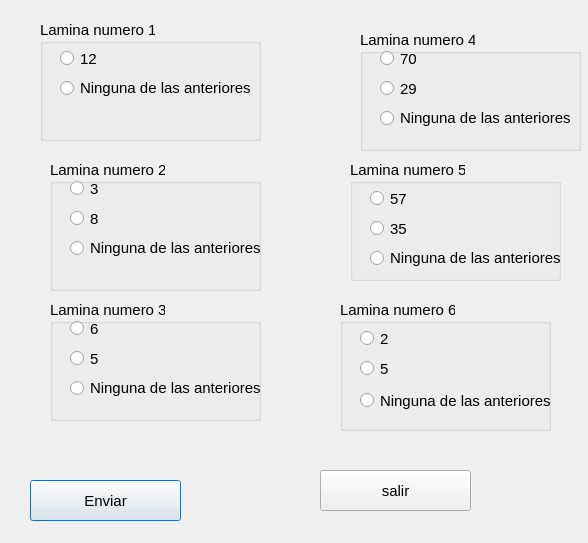
<?xml version="1.0" encoding="UTF-8"?>
<ui version="4.0">
 <class>prueba_Daltonismo</class>
 <widget class="QDialog" name="prueba_Daltonismo">
  <property name="geometry">
   <rect>
    <x>0</x>
    <y>0</y>
    <width>588</width>
    <height>543</height>
   </rect>
  </property>
  <property name="windowTitle">
   <string>Prueba</string>
  </property>
  <widget class="QPushButton" name="enviar">
   <property name="geometry">
    <rect>
     <x>30</x>
     <y>480</y>
     <width>151</width>
     <height>41</height>
    </rect>
   </property>
   <property name="font">
    <font>
     <family>Arial</family>
     <pointsize>11</pointsize>
    </font>
   </property>
   <property name="text">
    <string>Enviar</string>
   </property>
  </widget>
  <widget class="QGroupBox" name="groupBox">
   <property name="geometry">
    <rect>
     <x>40</x>
     <y>20</y>
     <width>221</width>
     <height>121</height>
    </rect>
   </property>
   <property name="font">
    <font>
     <family>Arial</family>
     <pointsize>11</pointsize>
    </font>
   </property>
   <property name="title">
    <string>Lamina numero 1</string>
   </property>
   <widget class="QRadioButton" name="doce">
    <property name="geometry">
     <rect>
      <x>20</x>
      <y>30</y>
      <width>82</width>
      <height>17</height>
     </rect>
    </property>
    <property name="font">
     <font>
      <family>Arial</family>
      <pointsize>11</pointsize>
     </font>
    </property>
    <property name="text">
     <string>12</string>
    </property>
   </widget>
   <widget class="QRadioButton" name="n1">
    <property name="geometry">
     <rect>
      <x>20</x>
      <y>60</y>
      <width>191</width>
      <height>16</height>
     </rect>
    </property>
    <property name="font">
     <font>
      <family>Arial</family>
      <pointsize>11</pointsize>
     </font>
    </property>
    <property name="text">
     <string>Ninguna de las anteriores</string>
    </property>
   </widget>
  </widget>
  <widget class="QGroupBox" name="groupBox_2">
   <property name="geometry">
    <rect>
     <x>50</x>
     <y>160</y>
     <width>211</width>
     <height>131</height>
    </rect>
   </property>
   <property name="font">
    <font>
     <family>Arial</family>
     <pointsize>11</pointsize>
    </font>
   </property>
   <property name="title">
    <string>Lamina numero 2</string>
   </property>
   <widget class="QRadioButton" name="tres">
    <property name="geometry">
     <rect>
      <x>20</x>
      <y>20</y>
      <width>82</width>
      <height>17</height>
     </rect>
    </property>
    <property name="font">
     <font>
      <family>Arial</family>
      <pointsize>11</pointsize>
     </font>
    </property>
    <property name="text">
     <string>3</string>
    </property>
   </widget>
   <widget class="QRadioButton" name="ocho">
    <property name="geometry">
     <rect>
      <x>20</x>
      <y>50</y>
      <width>82</width>
      <height>17</height>
     </rect>
    </property>
    <property name="font">
     <font>
      <family>Arial</family>
      <pointsize>11</pointsize>
     </font>
    </property>
    <property name="text">
     <string>8</string>
    </property>
   </widget>
   <widget class="QRadioButton" name="n2">
    <property name="geometry">
     <rect>
      <x>20</x>
      <y>80</y>
      <width>191</width>
      <height>16</height>
     </rect>
    </property>
    <property name="font">
     <font>
      <family>Arial</family>
      <pointsize>11</pointsize>
     </font>
    </property>
    <property name="text">
     <string>Ninguna de las anteriores</string>
    </property>
   </widget>
  </widget>
  <widget class="QGroupBox" name="groupBox_3">
   <property name="geometry">
    <rect>
     <x>50</x>
     <y>300</y>
     <width>211</width>
     <height>121</height>
    </rect>
   </property>
   <property name="font">
    <font>
     <family>Arial</family>
     <pointsize>11</pointsize>
    </font>
   </property>
   <property name="title">
    <string>Lamina numero 3</string>
   </property>
   <widget class="QRadioButton" name="seis">
    <property name="geometry">
     <rect>
      <x>20</x>
      <y>20</y>
      <width>82</width>
      <height>17</height>
     </rect>
    </property>
    <property name="font">
     <font>
      <family>Arial</family>
      <pointsize>11</pointsize>
     </font>
    </property>
    <property name="text">
     <string>6</string>
    </property>
   </widget>
   <widget class="QRadioButton" name="cinco">
    <property name="geometry">
     <rect>
      <x>20</x>
      <y>50</y>
      <width>82</width>
      <height>17</height>
     </rect>
    </property>
    <property name="font">
     <font>
      <family>Arial</family>
      <pointsize>11</pointsize>
     </font>
    </property>
    <property name="text">
     <string>5</string>
    </property>
   </widget>
   <widget class="QRadioButton" name="n3">
    <property name="geometry">
     <rect>
      <x>20</x>
      <y>80</y>
      <width>191</width>
      <height>16</height>
     </rect>
    </property>
    <property name="font">
     <font>
      <family>Arial</family>
      <pointsize>11</pointsize>
     </font>
    </property>
    <property name="text">
     <string>Ninguna de las anteriores</string>
    </property>
   </widget>
  </widget>
  <widget class="QGroupBox" name="groupBox_4">
   <property name="geometry">
    <rect>
     <x>360</x>
     <y>30</y>
     <width>221</width>
     <height>121</height>
    </rect>
   </property>
   <property name="font">
    <font>
     <family>Arial</family>
     <pointsize>11</pointsize>
    </font>
   </property>
   <property name="title">
    <string>Lamina numero 4</string>
   </property>
   <widget class="QRadioButton" name="setenta">
    <property name="geometry">
     <rect>
      <x>20</x>
      <y>20</y>
      <width>82</width>
      <height>17</height>
     </rect>
    </property>
    <property name="font">
     <font>
      <family>Arial</family>
      <pointsize>11</pointsize>
     </font>
    </property>
    <property name="text">
     <string>70</string>
    </property>
   </widget>
   <widget class="QRadioButton" name="veintinueve">
    <property name="geometry">
     <rect>
      <x>20</x>
      <y>50</y>
      <width>82</width>
      <height>17</height>
     </rect>
    </property>
    <property name="font">
     <font>
      <family>Arial</family>
      <pointsize>11</pointsize>
     </font>
    </property>
    <property name="text">
     <string>29</string>
    </property>
   </widget>
   <widget class="QRadioButton" name="n4">
    <property name="geometry">
     <rect>
      <x>20</x>
      <y>80</y>
      <width>191</width>
      <height>16</height>
     </rect>
    </property>
    <property name="font">
     <font>
      <family>Arial</family>
      <pointsize>11</pointsize>
     </font>
    </property>
    <property name="text">
     <string>Ninguna de las anteriores</string>
    </property>
   </widget>
  </widget>
  <widget class="QGroupBox" name="groupBox_5">
   <property name="geometry">
    <rect>
     <x>350</x>
     <y>160</y>
     <width>211</width>
     <height>121</height>
    </rect>
   </property>
   <property name="font">
    <font>
     <family>Arial</family>
     <pointsize>11</pointsize>
    </font>
   </property>
   <property name="title">
    <string>Lamina numero 5</string>
   </property>
   <widget class="QRadioButton" name="cincuentaysiete">
    <property name="geometry">
     <rect>
      <x>20</x>
      <y>30</y>
      <width>82</width>
      <height>17</height>
     </rect>
    </property>
    <property name="font">
     <font>
      <family>Arial</family>
      <pointsize>11</pointsize>
     </font>
    </property>
    <property name="text">
     <string>57</string>
    </property>
   </widget>
   <widget class="QRadioButton" name="treintaycinco">
    <property name="geometry">
     <rect>
      <x>20</x>
      <y>60</y>
      <width>82</width>
      <height>17</height>
     </rect>
    </property>
    <property name="font">
     <font>
      <family>Arial</family>
      <pointsize>11</pointsize>
     </font>
    </property>
    <property name="text">
     <string>35</string>
    </property>
   </widget>
   <widget class="QRadioButton" name="n5">
    <property name="geometry">
     <rect>
      <x>20</x>
      <y>90</y>
      <width>191</width>
      <height>16</height>
     </rect>
    </property>
    <property name="font">
     <font>
      <family>Arial</family>
      <pointsize>11</pointsize>
     </font>
    </property>
    <property name="text">
     <string>Ninguna de las anteriores</string>
    </property>
   </widget>
  </widget>
  <widget class="QGroupBox" name="groupBox_6">
   <property name="geometry">
    <rect>
     <x>340</x>
     <y>300</y>
     <width>211</width>
     <height>131</height>
    </rect>
   </property>
   <property name="font">
    <font>
     <family>Arial</family>
     <pointsize>11</pointsize>
    </font>
   </property>
   <property name="title">
    <string>Lamina numero 6</string>
   </property>
   <widget class="QRadioButton" name="dos">
    <property name="geometry">
     <rect>
      <x>20</x>
      <y>30</y>
      <width>82</width>
      <height>17</height>
     </rect>
    </property>
    <property name="font">
     <font>
      <family>Arial</family>
      <pointsize>11</pointsize>
     </font>
    </property>
    <property name="text">
     <string>2</string>
    </property>
   </widget>
   <widget class="QRadioButton" name="cincod">
    <property name="geometry">
     <rect>
      <x>20</x>
      <y>60</y>
      <width>82</width>
      <height>17</height>
     </rect>
    </property>
    <property name="font">
     <font>
      <family>Arial</family>
      <pointsize>11</pointsize>
     </font>
    </property>
    <property name="text">
     <string>5</string>
    </property>
   </widget>
   <widget class="QRadioButton" name="n6">
    <property name="geometry">
     <rect>
      <x>20</x>
      <y>90</y>
      <width>191</width>
      <height>21</height>
     </rect>
    </property>
    <property name="font">
     <font>
      <family>Arial</family>
      <pointsize>11</pointsize>
     </font>
    </property>
    <property name="text">
     <string>Ninguna de las anteriores</string>
    </property>
   </widget>
  </widget>
  <widget class="QPushButton" name="pushButton">
   <property name="geometry">
    <rect>
     <x>320</x>
     <y>470</y>
     <width>151</width>
     <height>41</height>
    </rect>
   </property>
   <property name="font">
    <font>
     <family>Arial</family>
     <pointsize>11</pointsize>
    </font>
   </property>
   <property name="text">
    <string>salir</string>
   </property>
  </widget>
 </widget>
 <resources>
  <include location="Trabajo_Final.qrc"/>
  <include location="camila.qrc"/>
 </resources>
 <connections>
  <connection>
   <sender>enviar</sender>
   <signal>clicked()</signal>
   <receiver>prueba_Daltonismo</receiver>
   <slot>close()</slot>
   <hints>
    <hint type="sourcelabel">
     <x>473</x>
     <y>889</y>
    </hint>
    <hint type="destinationlabel">
     <x>903</x>
     <y>899</y>
    </hint>
   </hints>
  </connection>
  <connection>
   <sender>pushButton</sender>
   <signal>clicked()</signal>
   <receiver>prueba_Daltonismo</receiver>
   <slot>close()</slot>
   <hints>
    <hint type="sourcelabel">
     <x>733</x>
     <y>872</y>
    </hint>
    <hint type="destinationlabel">
     <x>869</x>
     <y>873</y>
    </hint>
   </hints>
  </connection>
 </connections>
</ui>
